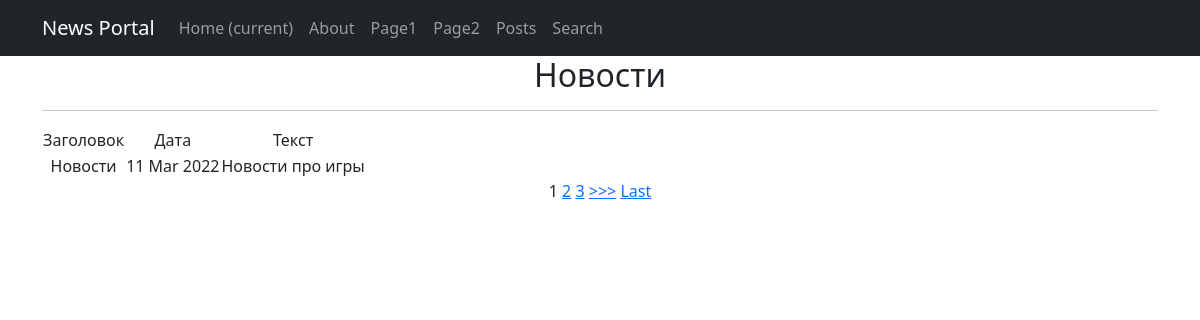
/posts/, run on the app's committed database.
### portal/models.py (models this page shows, shortened)
class Post(models.Model):
    article = 'a'
    news = 'n'
    POST_TYPE = [
        (article, "Статья"),
        (news, "Новость")
    ]
    author = models.ForeignKey(Author, on_delete = models.CASCADE)
    post_type = models.CharField(max_length = 1, choices = POST_TYPE, default = article)
    created = models.DateTimeField(auto_now_add = True)
    cats = models.ManyToManyField(Category, through = 'PostCategory')
    title = models.CharField(max_length = 255)
    text = models.TextField()
    rating = models.IntegerField(default = 0)

### portal/views.py (the view)
# urls.py: path('', PostsList.as_view()),
class PostsList(ListView):
    model = Post  # указываем модель, объекты которой мы будем выводить
    template_name = 'post.html'
    context_object_name = 'post'
    queryset = Post.objects.order_by('-id')
    ordering = ['title']
    paginate_by = 1

### templates/post.html (shortened to what this page needs)
{% extends 'flatpages/default.html' %}
{% block content %}
    <h2>Новости</h2>
    <hr>
        <table>
            <thead>
                <td>
                    Заголовок
                </td>
                <td>
                    Дата
                </td>
                <td>
                    Текст
                </td>
            </thead>
            {% for post in post %}
            <tr>
                <td>
                    {{ post.title }}
                </td>
                <td>
                    {{ post.created|date:'d M Y '}}
                </td>
                <td>
                    {{ post.text|truncatechars:50 }}
                </td>
            </tr>
            {% endfor %}
        </table>
        {% if is_paginated %}
    {% for num in page_obj.paginator.page_range %}
        {% if page_obj.number == num %}
            <a>{{ num }}</a>
        {% elif num > page_obj.number|add:'-3' and num < page_obj.number|add:'3' %}
            <a href="?page={{ num }}">{{ num }}</a>
        {% endif %}
    {% endfor %}
    {% if page_obj.has_next %}
        <a href="?page={{ page_obj.next_page_number }}">>>></a>
        <a href="?page={{ page_obj.paginator.num_pages }}">Last</a>
    {% endif %}
{% endif %}
{% endblock content %}

### data on the page
Post: title "Новости", created "11 Mar 2022", text "Новости про игры"

### other printed values
{{ num }} "1"
{{ num }} "2" "3"
